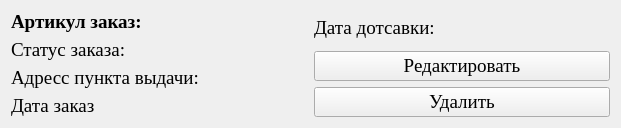
<?xml version="1.0" encoding="UTF-8"?>
<ui version="4.0">
 <class>Order</class>
 <widget class="QFrame" name="Order">
  <property name="geometry">
   <rect>
    <x>0</x>
    <y>0</y>
    <width>621</width>
    <height>123</height>
   </rect>
  </property>
  <property name="minimumSize">
   <size>
    <width>621</width>
    <height>0</height>
   </size>
  </property>
  <property name="maximumSize">
   <size>
    <width>621</width>
    <height>16777215</height>
   </size>
  </property>
  <property name="baseSize">
   <size>
    <width>621</width>
    <height>0</height>
   </size>
  </property>
  <property name="font">
   <font>
    <family>Times New Roman</family>
    <pointsize>14</pointsize>
   </font>
  </property>
  <property name="windowTitle">
   <string>Frame</string>
  </property>
  <layout class="QHBoxLayout" name="horizontalLayout">
   <item>
    <layout class="QVBoxLayout" name="verticalLayout">
     <item>
      <widget class="QLabel" name="Article">
       <property name="font">
        <font>
         <weight>75</weight>
         <bold>true</bold>
        </font>
       </property>
       <property name="text">
        <string>Артикул заказ: </string>
       </property>
      </widget>
     </item>
     <item>
      <widget class="QLabel" name="Status">
       <property name="text">
        <string>Статус заказа:</string>
       </property>
      </widget>
     </item>
     <item>
      <widget class="QLabel" name="Location">
       <property name="text">
        <string>Адресс пункта выдачи: </string>
       </property>
       <property name="wordWrap">
        <bool>true</bool>
       </property>
      </widget>
     </item>
     <item>
      <widget class="QLabel" name="date">
       <property name="text">
        <string>Дата заказ</string>
       </property>
      </widget>
     </item>
    </layout>
   </item>
   <item>
    <layout class="QVBoxLayout" name="verticalLayout_2">
     <item>
      <widget class="QLabel" name="DateDelivery">
       <property name="text">
        <string>Дата дотсавки: </string>
       </property>
      </widget>
     </item>
     <item>
      <widget class="QPushButton" name="Update">
       <property name="text">
        <string>Редактировать</string>
       </property>
      </widget>
     </item>
     <item>
      <widget class="QPushButton" name="Delete">
       <property name="text">
        <string>Удалить</string>
       </property>
      </widget>
     </item>
    </layout>
   </item>
  </layout>
 </widget>
 <resources/>
 <connections/>
</ui>
